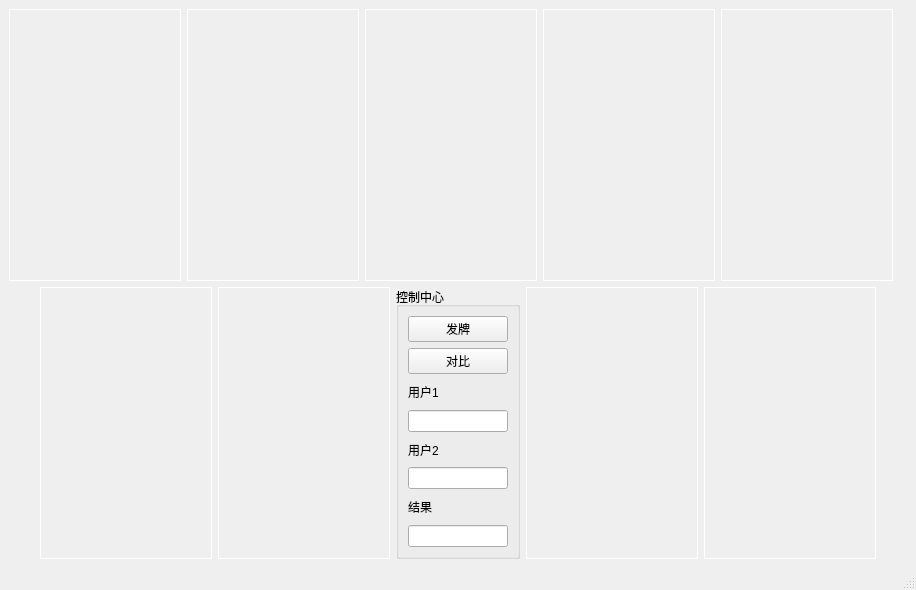
<?xml version="1.0" encoding="UTF-8"?>
<ui version="4.0">
 <class>MainWindow</class>
 <widget class="QMainWindow" name="MainWindow">
  <property name="geometry">
   <rect>
    <x>0</x>
    <y>0</y>
    <width>916</width>
    <height>590</height>
   </rect>
  </property>
  <property name="windowTitle">
   <string>MainWindow</string>
  </property>
  <property name="windowIcon">
   <iconset resource="resources.qrc">
    <normaloff>:/resources/images/poker.svg</normaloff>:/resources/images/poker.svg</iconset>
  </property>
  <widget class="QWidget" name="centralwidget">
   <layout class="QGridLayout" name="gridLayout_2">
    <item row="0" column="0">
     <layout class="QHBoxLayout" name="horizontalLayout">
      <item>
       <spacer name="horizontalSpacer">
        <property name="orientation">
         <enum>Qt::Horizontal</enum>
        </property>
        <property name="sizeHint" stdset="0">
         <size>
          <width>18</width>
          <height>20</height>
         </size>
        </property>
       </spacer>
      </item>
      <item>
       <widget class="QLabel" name="labelShow1">
        <property name="minimumSize">
         <size>
          <width>172</width>
          <height>256</height>
         </size>
        </property>
        <property name="styleSheet">
         <string notr="true">border:1px solid white;
</string>
        </property>
        <property name="text">
         <string/>
        </property>
       </widget>
      </item>
      <item>
       <widget class="QLabel" name="labelShow2">
        <property name="minimumSize">
         <size>
          <width>172</width>
          <height>256</height>
         </size>
        </property>
        <property name="styleSheet">
         <string notr="true">border:1px solid white;
</string>
        </property>
        <property name="text">
         <string/>
        </property>
       </widget>
      </item>
      <item>
       <widget class="QLabel" name="labelHide1">
        <property name="minimumSize">
         <size>
          <width>172</width>
          <height>256</height>
         </size>
        </property>
        <property name="styleSheet">
         <string notr="true">border:1px solid white;
</string>
        </property>
        <property name="text">
         <string/>
        </property>
       </widget>
      </item>
      <item>
       <widget class="QLabel" name="labelHide2">
        <property name="minimumSize">
         <size>
          <width>172</width>
          <height>256</height>
         </size>
        </property>
        <property name="styleSheet">
         <string notr="true">border:1px solid white;
</string>
        </property>
        <property name="text">
         <string/>
        </property>
       </widget>
      </item>
      <item>
       <widget class="QLabel" name="labelHide3">
        <property name="minimumSize">
         <size>
          <width>172</width>
          <height>256</height>
         </size>
        </property>
        <property name="styleSheet">
         <string notr="true">border:1px solid white;
</string>
        </property>
        <property name="text">
         <string/>
        </property>
       </widget>
      </item>
      <item>
       <spacer name="horizontalSpacer_2">
        <property name="orientation">
         <enum>Qt::Horizontal</enum>
        </property>
        <property name="sizeHint" stdset="0">
         <size>
          <width>40</width>
          <height>20</height>
         </size>
        </property>
       </spacer>
      </item>
     </layout>
    </item>
    <item row="1" column="0">
     <layout class="QHBoxLayout" name="horizontalLayout_2">
      <item>
       <spacer name="horizontalSpacer_3">
        <property name="orientation">
         <enum>Qt::Horizontal</enum>
        </property>
        <property name="sizeHint" stdset="0">
         <size>
          <width>40</width>
          <height>20</height>
         </size>
        </property>
       </spacer>
      </item>
      <item>
       <widget class="QLabel" name="labelUser11">
        <property name="minimumSize">
         <size>
          <width>172</width>
          <height>256</height>
         </size>
        </property>
        <property name="styleSheet">
         <string notr="true">border:1px solid white;
</string>
        </property>
        <property name="text">
         <string/>
        </property>
       </widget>
      </item>
      <item>
       <widget class="QLabel" name="labelUser12">
        <property name="minimumSize">
         <size>
          <width>172</width>
          <height>256</height>
         </size>
        </property>
        <property name="styleSheet">
         <string notr="true">border:1px solid white;
</string>
        </property>
        <property name="text">
         <string/>
        </property>
       </widget>
      </item>
      <item>
       <widget class="QGroupBox" name="groupBox">
        <property name="title">
         <string>控制中心</string>
        </property>
        <layout class="QGridLayout" name="gridLayout">
         <item row="2" column="0" colspan="2">
          <widget class="QLabel" name="label">
           <property name="text">
            <string>用户1</string>
           </property>
          </widget>
         </item>
         <item row="5" column="0" colspan="2">
          <widget class="QLineEdit" name="lineUser2Type">
           <property name="readOnly">
            <bool>true</bool>
           </property>
          </widget>
         </item>
         <item row="1" column="0" colspan="2">
          <widget class="QPushButton" name="compare">
           <property name="text">
            <string>对比</string>
           </property>
          </widget>
         </item>
         <item row="0" column="0" colspan="2">
          <widget class="QPushButton" name="btnPlay">
           <property name="text">
            <string>发牌</string>
           </property>
          </widget>
         </item>
         <item row="7" column="0" colspan="2">
          <widget class="QLineEdit" name="lineResult">
           <property name="readOnly">
            <bool>true</bool>
           </property>
          </widget>
         </item>
         <item row="4" column="0" colspan="2">
          <widget class="QLabel" name="label_2">
           <property name="text">
            <string>用户2</string>
           </property>
          </widget>
         </item>
         <item row="6" column="0" colspan="2">
          <widget class="QLabel" name="label_3">
           <property name="text">
            <string>结果</string>
           </property>
          </widget>
         </item>
         <item row="3" column="0" colspan="2">
          <widget class="QLineEdit" name="lineUser1Type">
           <property name="readOnly">
            <bool>true</bool>
           </property>
          </widget>
         </item>
        </layout>
       </widget>
      </item>
      <item>
       <widget class="QLabel" name="labelUser21">
        <property name="minimumSize">
         <size>
          <width>172</width>
          <height>256</height>
         </size>
        </property>
        <property name="styleSheet">
         <string notr="true">border:1px solid white;
</string>
        </property>
        <property name="text">
         <string/>
        </property>
       </widget>
      </item>
      <item>
       <widget class="QLabel" name="labelUser22">
        <property name="minimumSize">
         <size>
          <width>172</width>
          <height>256</height>
         </size>
        </property>
        <property name="styleSheet">
         <string notr="true">border:1px solid white;
</string>
        </property>
        <property name="text">
         <string/>
        </property>
       </widget>
      </item>
      <item>
       <spacer name="horizontalSpacer_4">
        <property name="orientation">
         <enum>Qt::Horizontal</enum>
        </property>
        <property name="sizeHint" stdset="0">
         <size>
          <width>40</width>
          <height>20</height>
         </size>
        </property>
       </spacer>
      </item>
     </layout>
    </item>
   </layout>
  </widget>
  <widget class="QMenuBar" name="menubar">
   <property name="geometry">
    <rect>
     <x>0</x>
     <y>0</y>
     <width>916</width>
     <height>21</height>
    </rect>
   </property>
  </widget>
  <widget class="QStatusBar" name="statusbar"/>
 </widget>
 <resources>
  <include location="resources.qrc"/>
 </resources>
 <connections/>
</ui>
